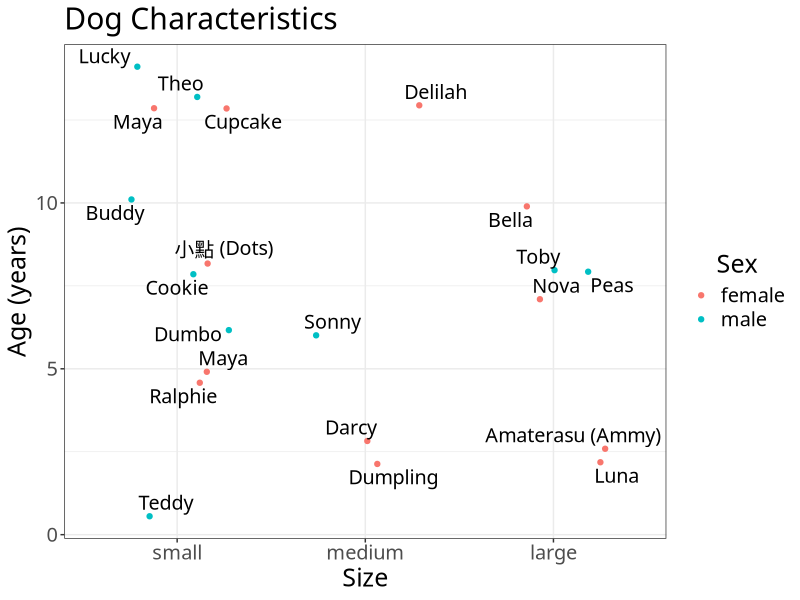

R code for this plot:
## ---- chunk 1
knitr::opts_chunk$set(echo = TRUE)
## ---- chunk 2
library(tidyverse)
library(knitr)
library(ggrepel)
## ---- chunk 3
dogs <- read_csv("dogs/dogs.csv", 
                 col_types = cols(col_character(),
                                  col_character(), 
                                  col_factor(),
                                  col_factor(),
                                  col_double()))
dogs$Size <- fct_relevel(dogs$Size, "small")

## ---- chunk 4
kable(dogs)
## ---- chunk 5
dogs %>%
  filter(Name == "Dumpling") %>%
  kable()
## ---- chunk 6
dogs %>%
  filter(Name == "Cupcake") %>%
  kable()
## ---- chunk 7
dogs %>%
  filter(Name == "Bella") %>%
  kable()
## ---- chunk 8
dogs %>%
  filter(Name == "Nova") %>%
  kable()
## ---- chunk 9
dogs %>%
  filter(Name == "Peas") %>%
  kable()
## ---- chunk 10
dogs %>%
  filter(Name == "Delilah") %>%
  kable()
## ---- chunk 11
dogs %>%
  filter(Name == "Dumbo") %>%
  kable()
## ---- chunk 12
dogs %>%
  filter(Name == "Maya", `Age (years)` == 5) %>%
  kable()
## ---- chunk 13
dogs %>%
  filter(Name == "Toby") %>%
  kable()
## ---- chunk 14
dogs %>%
  filter(Name == "Sonny") %>%
  kable()
## ---- chunk 15
dogs %>%
  filter(Name == "Cookie") %>%
  kable()
## ---- chunk 16
dogs %>%
  filter(Name == "Luna") %>%
  kable()
## ---- chunk 17
dogs %>%
  filter(Name == "Buddy") %>%
  kable()
## ---- chunk 18
dogs %>%
  filter(Name == "Maya", `Age (years)` == 13) %>%
  kable()
## ---- chunk 19
dogs %>%
  filter(Name == "小點 (Dots)") %>%
  kable()
## ---- chunk 20
dogs %>%
  filter(Name == "Teddy") %>%
  kable()
## ---- chunk 21
dogs %>%
  ggplot(aes(x=Size, y=`Age (years)`, colour = Sex)) +
  geom_jitter(position = position_jitter(width = 0.3, 
                                         seed = 6)) + 
  geom_text_repel(aes(label=Name), 
                  position = position_jitter(width = 0.3, 
                                             seed = 6), 
                  show.legend = FALSE, 
                  colour = "black",
                  family = "STFangsong",
                  size = 5) +
  labs(y = "Age (years)",
       x = "Size",
       title = "Dog Characteristics") +
  theme_bw() +
  theme(text = element_text(size = 18, 
                            family = "STFangsong"),
        legend.title.align = 0.5)
